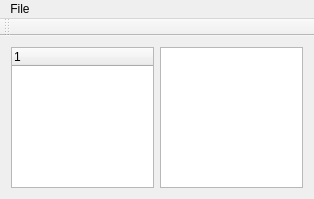
<?xml version="1.0" encoding="UTF-8"?>
<ui version="4.0">
 <class>MainWindow</class>
 <widget class="QMainWindow" name="MainWindow">
  <property name="geometry">
   <rect>
    <x>0</x>
    <y>0</y>
    <width>314</width>
    <height>199</height>
   </rect>
  </property>
  <property name="windowTitle">
   <string>MainWindow</string>
  </property>
  <widget class="QWidget" name="centralWidget">
   <layout class="QHBoxLayout" name="horizontalLayout">
    <item>
     <widget class="QTreeWidget" name="projectTreeWidget">
      <column>
       <property name="text">
        <string notr="true">1</string>
       </property>
      </column>
     </widget>
    </item>
    <item>
     <widget class="QTextBrowser" name="textBrowser"/>
    </item>
   </layout>
  </widget>
  <widget class="QMenuBar" name="menuBar">
   <property name="geometry">
    <rect>
     <x>0</x>
     <y>0</y>
     <width>314</width>
     <height>25</height>
    </rect>
   </property>
   <widget class="QMenu" name="menuFile">
    <property name="title">
     <string>File</string>
    </property>
    <addaction name="actionNew_project"/>
    <addaction name="actionLoad_Project"/>
   </widget>
   <addaction name="menuFile"/>
  </widget>
  <widget class="QToolBar" name="mainToolBar">
   <property name="enabled">
    <bool>false</bool>
   </property>
   <attribute name="toolBarArea">
    <enum>TopToolBarArea</enum>
   </attribute>
   <attribute name="toolBarBreak">
    <bool>false</bool>
   </attribute>
  </widget>
  <action name="actionNew_project">
   <property name="text">
    <string>New project</string>
   </property>
  </action>
  <action name="actionLoad_Project">
   <property name="text">
    <string>Load Project</string>
   </property>
  </action>
 </widget>
 <layoutdefault spacing="6" margin="11"/>
 <resources/>
 <connections/>
</ui>
